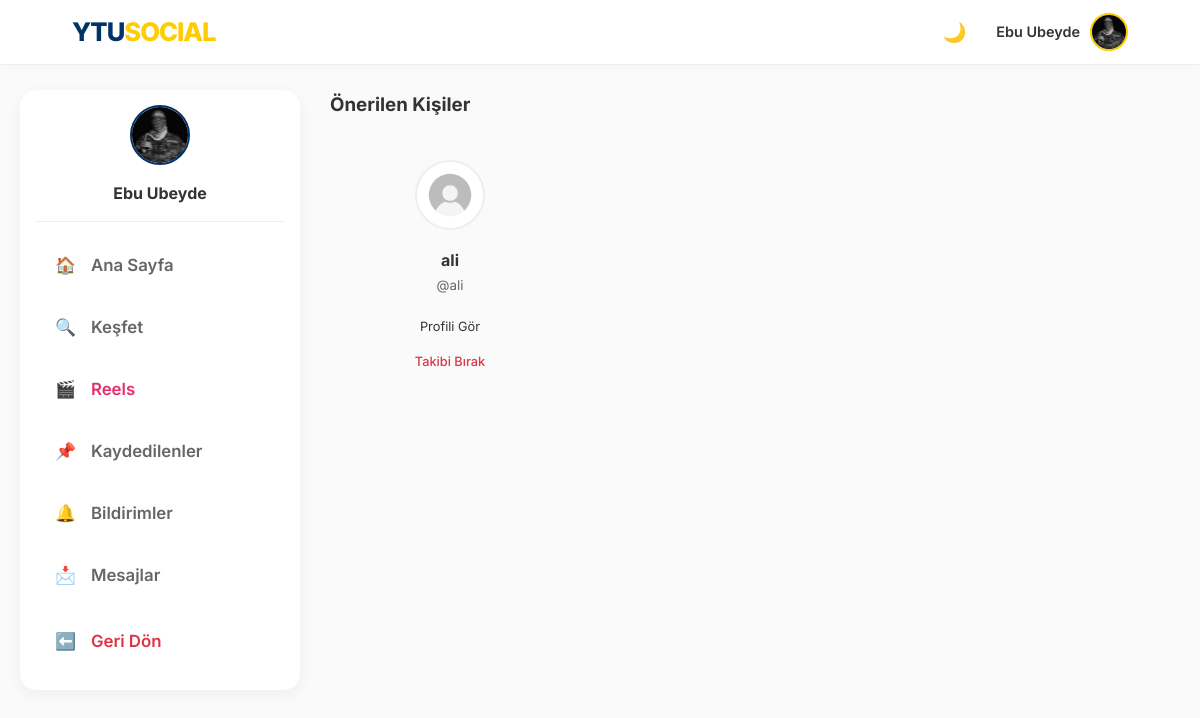
Screenshot of /users (signed in) with the database file from the repository.
### app.py (models this page shows, shortened)
class User(UserMixin, db.Model):
    id = db.Column(db.Integer, primary_key=True)
    email = db.Column(db.String(120), unique=True, nullable=False)
    password = db.Column(db.String(200), nullable=False)
    username = db.Column(db.String(50), nullable=True)
    handle = db.Column(db.String(30), unique=True, nullable=True)
    stories = db.relationship('Story', backref='author', lazy=True)
    is_admin = db.Column(db.Boolean, default=False)
    department = db.Column(db.String(100), nullable=True)
    score = db.Column(db.Integer, default=0)
    bio = db.Column(db.String(200), nullable=True)
    profile_pic = db.Column(db.String(200), default='img/default_avatar.png')
    is_verified = db.Column(db.Boolean, default=False)
    otp_code = db.Column(db.String(6))
    ban_expiration = db.Column(db.DateTime, nullable=True)
    is_banned = db.Column(db.Boolean, default=False)
    posts = db.relationship('Post', backref='author', lazy=True)
    image_file = db.Column(db.String(20), nullable=True)
    comments = db.relationship('Comment', backref='author', lazy=True)
    messages_sent = db.relationship('Message', foreign_keys='Message.sender_id', backref='sender', lazy='dynamic')
    messages_received = db.relationship('Message', foreign_keys='Message.recipient_id', backref='recipient', lazy='dynamic')
    saved_posts = db.relationship('SavedPost', back_populates='user', lazy=True, cascade="all, delete-orphan")
    followed = db.relationship(
        'User', secondary=followers,
        primaryjoin=(followers.c.follower_id == id),
        secondaryjoin=(followers.c.followed_id == id),
        backref=db.backref('followers', lazy='dynamic'), lazy='dynamic'
    )
    def is_following(self, user):
        return self.followed.filter(followers.c.followed_id == user.id).count() > 0

### app.py (the view)
@app.route('/users')
@login_required
def user_list():
    users = User.query.filter(User.id != current_user.id).order_by(func.random()).limit(50).all()
    return render_template('user_list.html', users=users, title='Önerilen Kişiler')

### app.py (called while the page is built)
@login_manager.user_loader
def load_user(user_id):
    return User.query.get(int(user_id))

@app.before_request
def check_ban():
    if current_user.is_authenticated:
        if current_user.is_banned or (current_user.ban_expiration and current_user.ban_expiration > datetime.now()):
            if request.endpoint not in ['logout', 'static', 'login']:
                logout_user()
                flash("🚫 Hesabınız yasaklandı veya uzaklaştırıldı.", "danger")
                return redirect(url_for('login'))

def get_trending_hashtags():
    posts = Post.query.with_entities(Post.content).all()
    hashtags = {}
    for post in posts:
        if post.content:
            found_tags = re.findall(r"#(\w+)", post.content.lower())
            for tag in found_tags:
                hashtags[tag] = hashtags.get(tag, 0) + 1
    sorted_tags = sorted(hashtags.items(), key=lambda x: x[1], reverse=True)
    return sorted_tags[:5]

@app.context_processor
def inject_global_data():
    trending = get_trending_hashtags()
    suggested = []
    if current_user.is_authenticated:
        followed_ids = [u.id for u in current_user.followed]
        followed_ids.append(current_user.id)
        suggested = User.query.filter(~User.id.in_(followed_ids)).order_by(db.func.random()).limit(5).all()
    return dict(trending_tags=trending, suggested_users=suggested)

@app.context_processor
def inject_notifications():
    if current_user.is_authenticated:
        notif_count = Notification.query.filter_by(user_id=current_user.id, is_read=False).count()
        msg_count = Message.query.filter_by(recipient_id=current_user.id, is_read=False).count()
        return dict(unread_count=notif_count, unread_msg_count=msg_count, online_users=list(ONLINE_USERS))
    return dict(unread_count=0, unread_msg_count=0, online_users=[])

@app.before_request
def start_timer():
    g.start = time.time()

@app.after_request
def log_response(response):
    if hasattr(g, 'start'):
        now = time.time()
        duration = round(now - g.start, 4)
        print(f"--- Sayfa Yükleme: {duration}s ---")
    return response

### templates/user_list.html (shortened to what this page needs)
<!DOCTYPE html>
<html lang="tr">
<head>
    <link rel="stylesheet" href="/static/style.css">
</head>
<body>
    {% include 'navbar_partial.html' ignore missing %}
    <div class="main-layout">
        <aside class="left-sidebar sticky-sidebar">
            <div class="club-card" style="border: none; padding: 15px;">
                <div style="text-align: center; margin-bottom: 15px; border-bottom: 1px solid var(--border-color); padding-bottom: 15px;">
                    <img src="/static/{{ current_user.profile_pic }}" style="width: 60px; height: 60px; border-radius: 50%; border: 2px solid var(--ytu-lacivert);">
                    <h3 style="margin-top: 8px; font-size: 1rem;">{{ current_user.username }}</h3>
                </div>
                <a href="{{ url_for('index') }}" class="sidebar-link"><span>🏠</span> Ana Sayfa</a>
                <a href="{{ url_for('explore') }}" class="sidebar-link"><span>🔍</span> Keşfet</a>
                <a href="{{ url_for('reels') }}" class="sidebar-link" style="color: #e1306c;"><span>🎬</span> Reels</a>
                <a href="{{ url_for('saved_posts_list') }}" class="sidebar-link"><span>📌</span> Kaydedilenler</a>
                <a href="{{ url_for('notifications') }}" class="sidebar-link"><span>🔔</span> Bildirimler</a>
                <a href="{{ url_for('messages_inbox') }}" class="sidebar-link"><span>📩</span> Mesajlar</a>
                <a href="javascript:history.back()" class="sidebar-link link-danger" style="margin-top: 10px;"><span>⬅️</span> Geri Dön</a>
            </div>
        </aside>
        <main>
            <h3 class="page-title">{{ title }}</h3>
            <div class="user-grid">
                {% for user in users %}
                <div class="user-list-card">
                    <img src="/static/{{ user.profile_pic }}" class="user-list-avatar">
                    <h4 class="user-list-name">{{ user.username or 'İsimsiz' }}</h4>
                    <small class="user-list-handle">@{{ user.handle }}</small>
                    <div class="user-list-actions">
                        <a href="{{ url_for('user_profile', handle=user.handle) }}" class="btn-sm-profile">Profili Gör</a>
                        {% if user.id != current_user.id %}
                            {% if current_user.is_following(user) %}
                            <a href="{{ url_for('unfollow', handle=user.handle) }}" class="action-link link-unfollow">Takibi Bırak</a>
                            {% else %}
                            <a href="{{ url_for('follow', handle=user.handle) }}" class="action-link link-follow">+ Takip Et</a>
                            {% endif %}
                        {% endif %}
                    </div>
                </div>
                {% else %}
                <div style="grid-column: 1 / -1; text-align: center; color: var(--text-muted); padding: 40px;">
                    <p>Bu listede henüz kimse yok.</p>
                </div>
                {% endfor %}
            </div>
        </main>
    </div>
</body>
</html>

### templates/navbar_partial.html (shortened to what this page needs)
<nav class="navbar">
    <a href="/" class="nav-logo">YTU<span>SOCIAL</span></a>
    <div class="nav-items" id="mobile-menu">
        <button type="button" onclick="toggleDarkMode()" id="theme-btn" title="Temayı Değiştir" style="background:none; border:none; cursor:pointer; font-size:1.2rem;">
            🌙
        </button>
        <div class="profile-menu" onclick="toggleProfileDropdown()">
            {% if current_user.is_authenticated %}
                <span style="font-weight: 600; font-size: 0.9rem;">{{ current_user.username }}</span>
                <img src="/static/{{ current_user.profile_pic }}" class="nav-avatar" alt="Profil">
            {% else %}
                <span style="font-weight: 600;">Misafir</span>
                <img src="/static/img/default_avatar.png" class="nav-avatar" alt="Misafir">
            {% endif %}
        </div>
    </div>
</nav>

### static/style.css (style rules this page uses)
:root { --ytu-lacivert: #003366; --ytu-sari: #ffcc00; --hata-kirmizi: #dc3545; --bg-light: #fafafa; --white: #ffffff; --shadow: 0 8px 25px rgba(0, 0, 0, 0.08); --bg-color: #fafafa; --card-bg: #ffffff; --text-color: #333; --text-muted: #666; --border-color: #eee; --input-bg: #fff; --link-hover: #f5f5f5; }
* { box-sizing: border-box; margin: 0; padding: 0; }
body { font-family: 'Inter', 'Segoe UI', Tahoma, sans-serif; background-color: var(--bg-color); color: var(--text-color); line-height: 1.6; transition: background-color 0.3s, color 0.3s; }
a { text-decoration: none; color: inherit; }
.navbar { position: fixed; top: 0; left: 0; right: 0; height: 65px; background: var(--card-bg); border-bottom: 1px solid var(--border-color); display: flex; justify-content: space-between; align-items: center; padding: 0 6%; z-index: 1000; box-shadow: 0 2px 10px rgba(0, 0, 0, 0.02); transition: background-color 0.3s; }
.nav-items { display: flex; align-items: center; gap: 20px; }
.nav-logo { font-size: 1.6rem; font-weight: 800; color: var(--ytu-lacivert); letter-spacing: -1px; }
.nav-logo span { color: var(--ytu-sari); }
.profile-menu { position: relative; display: flex; align-items: center; cursor: pointer; padding: 10px 0 10px 10px; }
.nav-avatar { width: 38px; height: 38px; border-radius: 50%; object-fit: cover; margin-left: 10px; border: 2px solid var(--ytu-sari); }
.main-layout { display: grid; grid-template-columns: 280px 1fr 320px; gap: 30px; max-width: 1250px; margin: 90px auto 30px; padding: 0 20px; }
.sticky-sidebar { position: sticky; top: 90px; height: fit-content; }
.sidebar-link { display: flex; align-items: center; gap: 15px; padding: 15px 20px; font-size: 1.05rem; font-weight: 600; color: var(--text-muted); border-radius: 12px; transition: 0.3s; margin-bottom: 5px; }
.club-card { background: var(--card-bg); border-radius: 16px; padding: 20px; box-shadow: 0 4px 15px rgba(0, 0, 0, 0.05); border: 1px solid var(--border-color); transition: all 0.3s cubic-bezier(0.4, 0, 0.2, 1); }
.page-title { margin-bottom: 20px; color: var(--text-color); }
.link-danger { color: var(--hata-kirmizi) !important; }
.user-grid { display: grid; grid-template-columns: repeat(auto-fill, minmax(200px, 1fr)); gap: 20px; }
.user-list-card { text-align: center; padding: 20px; }
.user-list-avatar { width: 70px; height: 70px; border-radius: 50%; object-fit: cover; margin-bottom: 10px; border: 2px solid var(--border-color); }
.user-list-name { font-size: 1rem; margin-bottom: 2px; color: var(--text-color); }
.user-list-handle { color: var(--text-muted); display: block; margin-bottom: 5px; }
.user-list-actions { display: flex; flex-direction: column; gap: 8px; margin-top: 15px; }
.btn-sm-profile { padding: 6px; font-size: 0.8rem; text-decoration: none; display: block; }
.action-link { font-size: 0.8rem; text-decoration: none; font-weight: 500; }
.link-unfollow { color: var(--hata-kirmizi); }

### rows the page displays
User: username "Ebu Ubeyde", profile_pic (picture)
User: profile_pic (placeholder picture), username "ali", handle "ali"

### other values shown
{{ title }} "Önerilen Kişiler"
